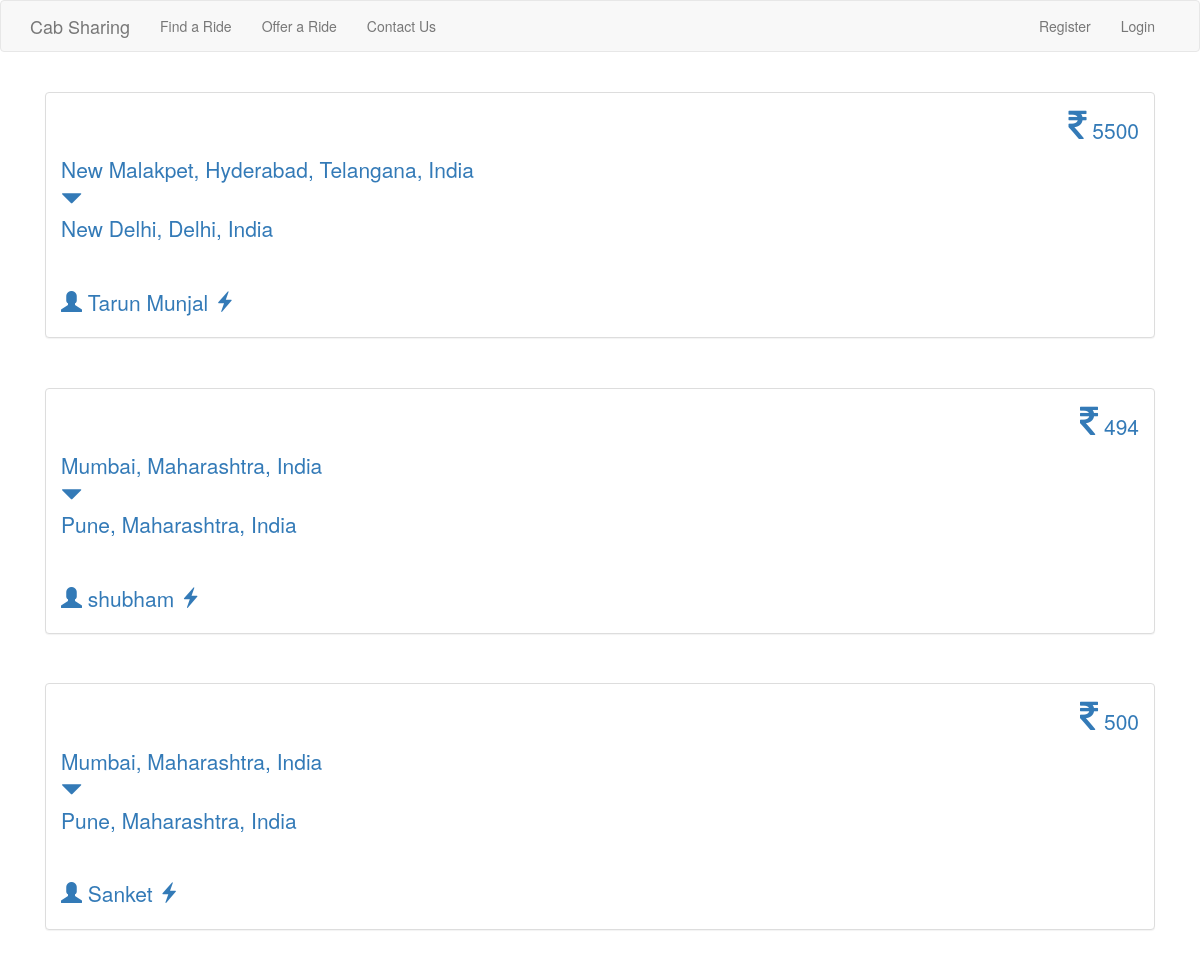
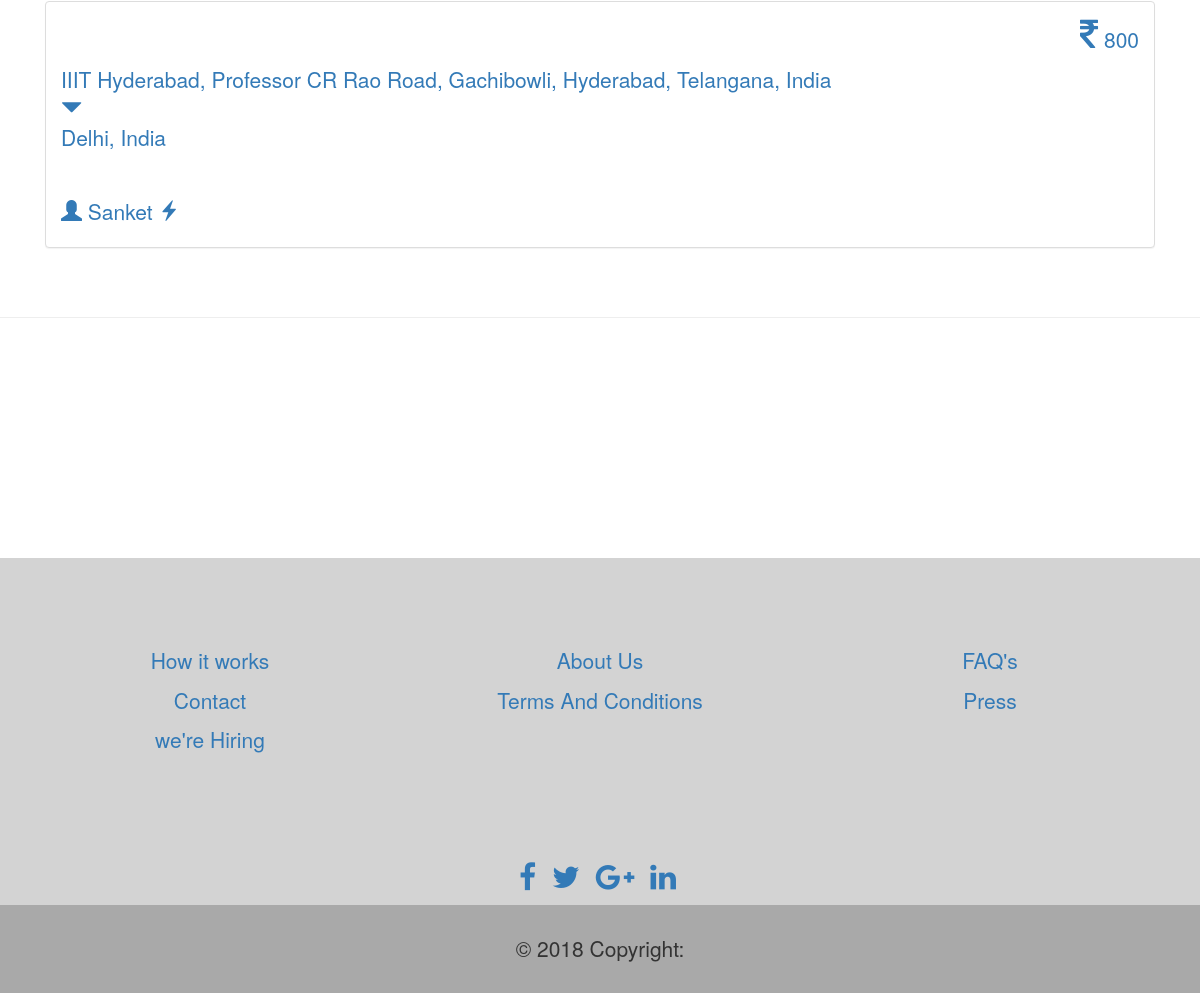
Page /rides_found on the committed database (2 pictures, top to bottom).
### tables this page shows
CREATE TABLE "rides_offered" (
	`rideId`	INTEGER PRIMARY KEY AUTOINCREMENT,
	`userName`	text NOT NULL,
	`source`	text NOT NULL,
	`destination`	text NOT NULL,
	`lat1`	text NOT NULL,
	`long1`	text NOT NULL,
	`lat2`	text NOT NULL,
	`long2`	text NOT NULL,
	`offeredDate`	text NOT NULL,
	`offeredTime`	text NOT NULL,
	`offeredPrice`	int NOT NULL,
	`offeredSeats`	NUMERIC NOT NULL,
	`details`	text,
	`valid`	INTEGER NOT NULL
);

CREATE TABLE USERS (

userName text primary key ,
password text not null ,
name text not null ,
phone text not null ,
email text not null unique , 
address text not null
);

### app.py (the view)
@app.route('/rides_found')
def foundrides():
    name=[]
    con = sqlite3.connect("CabSharing.db")
    cur = con.cursor()
    result = cur.execute("SELECT * FROM rides_offered  " )
    rides = cur.fetchall()
    total_rides = len(rides)
    for i in range(total_rides):
        result1 = cur.execute("SELECT * FROM USERS WHERE userName = ?", [rides[i][1]] )
        user = cur.fetchone()
        name.append(user[2])
    return render_template('dashboard.html', rides=rides, total_rides=total_rides,name=name)
    cur.close()

### templates/dashboard.html
{% extends 'layout.html' %}
{% block body %}
  {% for i in range(total_rides) %}
  <a href="rides_found/{{rides[i][1]}}" class="row">
    <div class="col-sm-12">
      <div class="panel panel-default text-left">
        <div class="panel-body"><strong class="lead">
            <p class="text-right">
              <i class="fa fa-rupee" style="font-size:36px"></i> {{rides[i][10]}}
            </p>
            {{rides[i][2]}}
            <br>
            <span class="glyphicon glyphicon-triangle-bottom text-right"></span>
            <br>
            {{rides[i][3]}}
            <br><br></div>
        <div class="container text-left lead">
          <span class="glyphicon glyphicon-user"></span>
          {{name[i]}}
          <span class="glyphicon glyphicon-flash text-right"></span>
          <br></div>
      </div>
    </div>
  </a>
  {% endfor %}
{% endblock %}

### static/styles/design.css (style rules this page uses)
html, body { height: 100%; margin: 0; padding: 0; }

### rows in the picture
rides_offered: offeredPrice "5500", source "New Malakpet, Hyderabad, Telangana, India", destination "New Delhi, Delhi, India"
USERS: name "Tarun Munjal"
rides_offered: offeredPrice "494", source "Mumbai, Maharashtra, India", destination "Pune, Maharashtra, India"
USERS: name "shubham"
rides_offered: offeredPrice "500", source "Mumbai, Maharashtra, India", destination "Pune, Maharashtra, India"
USERS: name "Sanket" "Sanket"
rides_offered: offeredPrice "800", source "IIIT Hyderabad, Professor CR Rao Road, Gachibowli, Hyderabad, Telangana, India", destination "Delhi, India"
